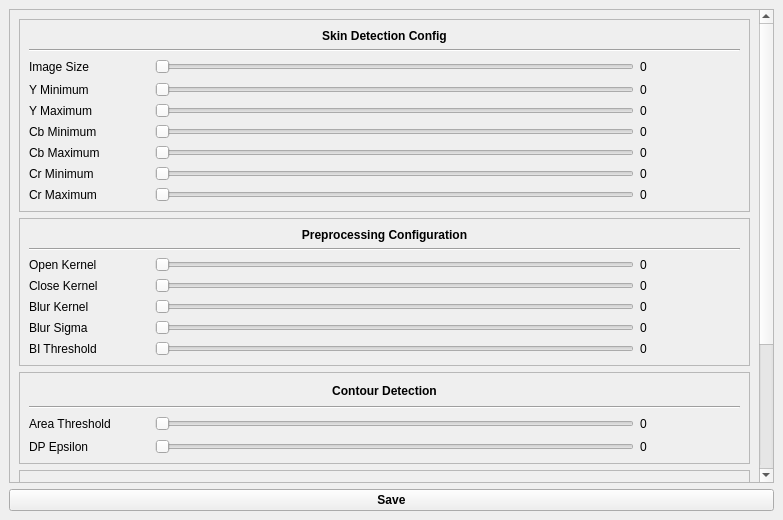
<?xml version="1.0" encoding="UTF-8"?>
<ui version="4.0">
 <class>ConfigurationWindow</class>
 <widget class="QMainWindow" name="ConfigurationWindow">
  <property name="geometry">
   <rect>
    <x>0</x>
    <y>0</y>
    <width>783</width>
    <height>520</height>
   </rect>
  </property>
  <property name="windowTitle">
   <string>Configuration Center</string>
  </property>
  <widget class="QWidget" name="centralwidget">
   <layout class="QVBoxLayout" name="verticalLayout">
    <item>
     <widget class="QScrollArea" name="scrollArea">
      <property name="widgetResizable">
       <bool>true</bool>
      </property>
      <widget class="QWidget" name="scrollAreaWidgetContents">
       <property name="geometry">
        <rect>
         <x>0</x>
         <y>0</y>
         <width>747</width>
         <height>962</height>
        </rect>
       </property>
       <layout class="QVBoxLayout" name="verticalLayout_6">
        <item>
         <widget class="QFrame" name="frame">
          <property name="frameShape">
           <enum>QFrame::StyledPanel</enum>
          </property>
          <property name="frameShadow">
           <enum>QFrame::Raised</enum>
          </property>
          <layout class="QVBoxLayout" name="verticalLayout_2">
           <item>
            <widget class="QLabel" name="label">
             <property name="maximumSize">
              <size>
               <width>16777215</width>
               <height>18</height>
              </size>
             </property>
             <property name="font">
              <font>
               <weight>75</weight>
               <bold>true</bold>
              </font>
             </property>
             <property name="text">
              <string>Skin Detection Config</string>
             </property>
             <property name="alignment">
              <set>Qt::AlignCenter</set>
             </property>
            </widget>
           </item>
           <item>
            <widget class="Line" name="line">
             <property name="orientation">
              <enum>Qt::Horizontal</enum>
             </property>
            </widget>
           </item>
           <item>
            <layout class="QHBoxLayout" name="horizontalLayout_7">
             <item>
              <widget class="QLabel" name="label_20">
               <property name="minimumSize">
                <size>
                 <width>120</width>
                 <height>18</height>
                </size>
               </property>
               <property name="maximumSize">
                <size>
                 <width>120</width>
                 <height>16777215</height>
                </size>
               </property>
               <property name="text">
                <string>Image Size</string>
               </property>
               <property name="alignment">
                <set>Qt::AlignLeading|Qt::AlignLeft|Qt::AlignVCenter</set>
               </property>
              </widget>
             </item>
             <item>
              <widget class="QSlider" name="in_image_size">
               <property name="minimum">
                <number>100</number>
               </property>
               <property name="maximum">
                <number>1000</number>
               </property>
               <property name="orientation">
                <enum>Qt::Horizontal</enum>
               </property>
              </widget>
             </item>
             <item>
              <widget class="QLabel" name="val_image_size">
               <property name="minimumSize">
                <size>
                 <width>100</width>
                 <height>0</height>
                </size>
               </property>
               <property name="maximumSize">
                <size>
                 <width>100</width>
                 <height>16777215</height>
                </size>
               </property>
               <property name="text">
                <string>0</string>
               </property>
               <property name="alignment">
                <set>Qt::AlignLeading|Qt::AlignLeft|Qt::AlignVCenter</set>
               </property>
              </widget>
             </item>
            </layout>
           </item>
           <item>
            <layout class="QHBoxLayout" name="horizontalLayout">
             <item>
              <widget class="QLabel" name="label_2">
               <property name="minimumSize">
                <size>
                 <width>120</width>
                 <height>0</height>
                </size>
               </property>
               <property name="maximumSize">
                <size>
                 <width>120</width>
                 <height>18</height>
                </size>
               </property>
               <property name="text">
                <string>Y Minimum</string>
               </property>
               <property name="alignment">
                <set>Qt::AlignLeading|Qt::AlignLeft|Qt::AlignVCenter</set>
               </property>
              </widget>
             </item>
             <item>
              <widget class="QSlider" name="in_y_min">
               <property name="maximum">
                <number>255</number>
               </property>
               <property name="orientation">
                <enum>Qt::Horizontal</enum>
               </property>
              </widget>
             </item>
             <item>
              <widget class="QLabel" name="val_y_min">
               <property name="minimumSize">
                <size>
                 <width>100</width>
                 <height>0</height>
                </size>
               </property>
               <property name="maximumSize">
                <size>
                 <width>100</width>
                 <height>16777215</height>
                </size>
               </property>
               <property name="text">
                <string>0</string>
               </property>
               <property name="alignment">
                <set>Qt::AlignLeading|Qt::AlignLeft|Qt::AlignVCenter</set>
               </property>
              </widget>
             </item>
            </layout>
           </item>
           <item>
            <layout class="QHBoxLayout" name="horizontalLayout_2">
             <item>
              <widget class="QLabel" name="label_3">
               <property name="minimumSize">
                <size>
                 <width>120</width>
                 <height>0</height>
                </size>
               </property>
               <property name="maximumSize">
                <size>
                 <width>120</width>
                 <height>18</height>
                </size>
               </property>
               <property name="text">
                <string>Y Maximum</string>
               </property>
               <property name="alignment">
                <set>Qt::AlignLeading|Qt::AlignLeft|Qt::AlignVCenter</set>
               </property>
              </widget>
             </item>
             <item>
              <widget class="QSlider" name="in_y_max">
               <property name="maximum">
                <number>255</number>
               </property>
               <property name="orientation">
                <enum>Qt::Horizontal</enum>
               </property>
              </widget>
             </item>
             <item>
              <widget class="QLabel" name="val_y_max">
               <property name="minimumSize">
                <size>
                 <width>100</width>
                 <height>0</height>
                </size>
               </property>
               <property name="maximumSize">
                <size>
                 <width>100</width>
                 <height>16777215</height>
                </size>
               </property>
               <property name="text">
                <string>0</string>
               </property>
               <property name="alignment">
                <set>Qt::AlignLeading|Qt::AlignLeft|Qt::AlignVCenter</set>
               </property>
              </widget>
             </item>
            </layout>
           </item>
           <item>
            <layout class="QHBoxLayout" name="horizontalLayout_3">
             <item>
              <widget class="QLabel" name="label_5">
               <property name="minimumSize">
                <size>
                 <width>120</width>
                 <height>0</height>
                </size>
               </property>
               <property name="maximumSize">
                <size>
                 <width>120</width>
                 <height>18</height>
                </size>
               </property>
               <property name="text">
                <string>Cb Minimum</string>
               </property>
               <property name="alignment">
                <set>Qt::AlignLeading|Qt::AlignLeft|Qt::AlignVCenter</set>
               </property>
              </widget>
             </item>
             <item>
              <widget class="QSlider" name="in_cb_min">
               <property name="maximum">
                <number>255</number>
               </property>
               <property name="orientation">
                <enum>Qt::Horizontal</enum>
               </property>
              </widget>
             </item>
             <item>
              <widget class="QLabel" name="val_cb_min">
               <property name="minimumSize">
                <size>
                 <width>100</width>
                 <height>0</height>
                </size>
               </property>
               <property name="maximumSize">
                <size>
                 <width>100</width>
                 <height>16777215</height>
                </size>
               </property>
               <property name="text">
                <string>0</string>
               </property>
               <property name="alignment">
                <set>Qt::AlignLeading|Qt::AlignLeft|Qt::AlignVCenter</set>
               </property>
              </widget>
             </item>
            </layout>
           </item>
           <item>
            <layout class="QHBoxLayout" name="horizontalLayout_4">
             <item>
              <widget class="QLabel" name="label_4">
               <property name="minimumSize">
                <size>
                 <width>120</width>
                 <height>0</height>
                </size>
               </property>
               <property name="maximumSize">
                <size>
                 <width>120</width>
                 <height>18</height>
                </size>
               </property>
               <property name="text">
                <string>Cb Maximum</string>
               </property>
               <property name="alignment">
                <set>Qt::AlignLeading|Qt::AlignLeft|Qt::AlignVCenter</set>
               </property>
              </widget>
             </item>
             <item>
              <widget class="QSlider" name="in_cb_max">
               <property name="maximum">
                <number>255</number>
               </property>
               <property name="orientation">
                <enum>Qt::Horizontal</enum>
               </property>
              </widget>
             </item>
             <item>
              <widget class="QLabel" name="val_cb_max">
               <property name="minimumSize">
                <size>
                 <width>100</width>
                 <height>0</height>
                </size>
               </property>
               <property name="maximumSize">
                <size>
                 <width>100</width>
                 <height>16777215</height>
                </size>
               </property>
               <property name="text">
                <string>0</string>
               </property>
               <property name="alignment">
                <set>Qt::AlignLeading|Qt::AlignLeft|Qt::AlignVCenter</set>
               </property>
              </widget>
             </item>
            </layout>
           </item>
           <item>
            <layout class="QHBoxLayout" name="horizontalLayout_5">
             <item>
              <widget class="QLabel" name="label_7">
               <property name="minimumSize">
                <size>
                 <width>120</width>
                 <height>0</height>
                </size>
               </property>
               <property name="maximumSize">
                <size>
                 <width>120</width>
                 <height>18</height>
                </size>
               </property>
               <property name="text">
                <string>Cr Minimum</string>
               </property>
               <property name="alignment">
                <set>Qt::AlignLeading|Qt::AlignLeft|Qt::AlignVCenter</set>
               </property>
              </widget>
             </item>
             <item>
              <widget class="QSlider" name="in_cr_min">
               <property name="maximum">
                <number>255</number>
               </property>
               <property name="orientation">
                <enum>Qt::Horizontal</enum>
               </property>
              </widget>
             </item>
             <item>
              <widget class="QLabel" name="val_cr_min">
               <property name="minimumSize">
                <size>
                 <width>100</width>
                 <height>0</height>
                </size>
               </property>
               <property name="maximumSize">
                <size>
                 <width>100</width>
                 <height>16777215</height>
                </size>
               </property>
               <property name="text">
                <string>0</string>
               </property>
               <property name="alignment">
                <set>Qt::AlignLeading|Qt::AlignLeft|Qt::AlignVCenter</set>
               </property>
              </widget>
             </item>
            </layout>
           </item>
           <item>
            <layout class="QHBoxLayout" name="horizontalLayout_6">
             <item>
              <widget class="QLabel" name="label_6">
               <property name="minimumSize">
                <size>
                 <width>120</width>
                 <height>0</height>
                </size>
               </property>
               <property name="maximumSize">
                <size>
                 <width>120</width>
                 <height>18</height>
                </size>
               </property>
               <property name="text">
                <string>Cr Maximum</string>
               </property>
               <property name="alignment">
                <set>Qt::AlignLeading|Qt::AlignLeft|Qt::AlignVCenter</set>
               </property>
              </widget>
             </item>
             <item>
              <widget class="QSlider" name="in_cr_max">
               <property name="maximum">
                <number>255</number>
               </property>
               <property name="orientation">
                <enum>Qt::Horizontal</enum>
               </property>
              </widget>
             </item>
             <item>
              <widget class="QLabel" name="val_cr_max">
               <property name="minimumSize">
                <size>
                 <width>100</width>
                 <height>0</height>
                </size>
               </property>
               <property name="maximumSize">
                <size>
                 <width>100</width>
                 <height>16777215</height>
                </size>
               </property>
               <property name="text">
                <string>0</string>
               </property>
               <property name="alignment">
                <set>Qt::AlignLeading|Qt::AlignLeft|Qt::AlignVCenter</set>
               </property>
              </widget>
             </item>
            </layout>
           </item>
          </layout>
         </widget>
        </item>
        <item>
         <widget class="QFrame" name="frame_2">
          <property name="frameShape">
           <enum>QFrame::StyledPanel</enum>
          </property>
          <property name="frameShadow">
           <enum>QFrame::Raised</enum>
          </property>
          <layout class="QVBoxLayout" name="verticalLayout_3">
           <item>
            <widget class="QLabel" name="label_14">
             <property name="maximumSize">
              <size>
               <width>16777215</width>
               <height>18</height>
              </size>
             </property>
             <property name="font">
              <font>
               <weight>75</weight>
               <bold>true</bold>
              </font>
             </property>
             <property name="text">
              <string>Preprocessing Configuration</string>
             </property>
             <property name="alignment">
              <set>Qt::AlignCenter</set>
             </property>
            </widget>
           </item>
           <item>
            <widget class="Line" name="line_2">
             <property name="orientation">
              <enum>Qt::Horizontal</enum>
             </property>
            </widget>
           </item>
           <item>
            <layout class="QHBoxLayout" name="horizontalLayout_8">
             <item>
              <widget class="QLabel" name="label_15">
               <property name="minimumSize">
                <size>
                 <width>120</width>
                 <height>0</height>
                </size>
               </property>
               <property name="maximumSize">
                <size>
                 <width>120</width>
                 <height>16777215</height>
                </size>
               </property>
               <property name="text">
                <string>Open Kernel</string>
               </property>
               <property name="alignment">
                <set>Qt::AlignLeading|Qt::AlignLeft|Qt::AlignVCenter</set>
               </property>
              </widget>
             </item>
             <item>
              <widget class="QSlider" name="in_open_kernel">
               <property name="minimum">
                <number>1</number>
               </property>
               <property name="maximum">
                <number>20</number>
               </property>
               <property name="pageStep">
                <number>2</number>
               </property>
               <property name="orientation">
                <enum>Qt::Horizontal</enum>
               </property>
              </widget>
             </item>
             <item>
              <widget class="QLabel" name="val_open_kernel">
               <property name="minimumSize">
                <size>
                 <width>100</width>
                 <height>0</height>
                </size>
               </property>
               <property name="maximumSize">
                <size>
                 <width>100</width>
                 <height>16777215</height>
                </size>
               </property>
               <property name="text">
                <string>0</string>
               </property>
               <property name="alignment">
                <set>Qt::AlignLeading|Qt::AlignLeft|Qt::AlignVCenter</set>
               </property>
              </widget>
             </item>
            </layout>
           </item>
           <item>
            <layout class="QHBoxLayout" name="horizontalLayout_9">
             <item>
              <widget class="QLabel" name="label_16">
               <property name="minimumSize">
                <size>
                 <width>120</width>
                 <height>0</height>
                </size>
               </property>
               <property name="maximumSize">
                <size>
                 <width>120</width>
                 <height>16777215</height>
                </size>
               </property>
               <property name="text">
                <string>Close Kernel</string>
               </property>
               <property name="alignment">
                <set>Qt::AlignLeading|Qt::AlignLeft|Qt::AlignVCenter</set>
               </property>
              </widget>
             </item>
             <item>
              <widget class="QSlider" name="in_close_kernel">
               <property name="minimum">
                <number>1</number>
               </property>
               <property name="maximum">
                <number>20</number>
               </property>
               <property name="pageStep">
                <number>2</number>
               </property>
               <property name="orientation">
                <enum>Qt::Horizontal</enum>
               </property>
              </widget>
             </item>
             <item>
              <widget class="QLabel" name="val_close_kernel">
               <property name="minimumSize">
                <size>
                 <width>100</width>
                 <height>0</height>
                </size>
               </property>
               <property name="maximumSize">
                <size>
                 <width>100</width>
                 <height>16777215</height>
                </size>
               </property>
               <property name="text">
                <string>0</string>
               </property>
               <property name="alignment">
                <set>Qt::AlignLeading|Qt::AlignLeft|Qt::AlignVCenter</set>
               </property>
              </widget>
             </item>
            </layout>
           </item>
           <item>
            <layout class="QHBoxLayout" name="horizontalLayout_10">
             <item>
              <widget class="QLabel" name="label_17">
               <property name="minimumSize">
                <size>
                 <width>120</width>
                 <height>0</height>
                </size>
               </property>
               <property name="maximumSize">
                <size>
                 <width>120</width>
                 <height>16777215</height>
                </size>
               </property>
               <property name="text">
                <string>Blur Kernel</string>
               </property>
               <property name="alignment">
                <set>Qt::AlignLeading|Qt::AlignLeft|Qt::AlignVCenter</set>
               </property>
              </widget>
             </item>
             <item>
              <widget class="QSlider" name="in_blur_kernel">
               <property name="minimum">
                <number>1</number>
               </property>
               <property name="maximum">
                <number>20</number>
               </property>
               <property name="pageStep">
                <number>2</number>
               </property>
               <property name="orientation">
                <enum>Qt::Horizontal</enum>
               </property>
              </widget>
             </item>
             <item>
              <widget class="QLabel" name="val_blur_kernel">
               <property name="minimumSize">
                <size>
                 <width>100</width>
                 <height>0</height>
                </size>
               </property>
               <property name="maximumSize">
                <size>
                 <width>100</width>
                 <height>16777215</height>
                </size>
               </property>
               <property name="text">
                <string>0</string>
               </property>
               <property name="alignment">
                <set>Qt::AlignLeading|Qt::AlignLeft|Qt::AlignVCenter</set>
               </property>
              </widget>
             </item>
            </layout>
           </item>
           <item>
            <layout class="QHBoxLayout" name="horizontalLayout_11">
             <item>
              <widget class="QLabel" name="label_18">
               <property name="minimumSize">
                <size>
                 <width>120</width>
                 <height>0</height>
                </size>
               </property>
               <property name="maximumSize">
                <size>
                 <width>120</width>
                 <height>16777215</height>
                </size>
               </property>
               <property name="text">
                <string>Blur Sigma</string>
               </property>
               <property name="alignment">
                <set>Qt::AlignLeading|Qt::AlignLeft|Qt::AlignVCenter</set>
               </property>
              </widget>
             </item>
             <item>
              <widget class="QSlider" name="in_blur_sigma">
               <property name="minimum">
                <number>1</number>
               </property>
               <property name="maximum">
                <number>100</number>
               </property>
               <property name="singleStep">
                <number>1</number>
               </property>
               <property name="pageStep">
                <number>10</number>
               </property>
               <property name="value">
                <number>1</number>
               </property>
               <property name="orientation">
                <enum>Qt::Horizontal</enum>
               </property>
              </widget>
             </item>
             <item>
              <widget class="QLabel" name="val_blur_sigma">
               <property name="minimumSize">
                <size>
                 <width>100</width>
                 <height>0</height>
                </size>
               </property>
               <property name="maximumSize">
                <size>
                 <width>100</width>
                 <height>16777215</height>
                </size>
               </property>
               <property name="text">
                <string>0</string>
               </property>
               <property name="alignment">
                <set>Qt::AlignLeading|Qt::AlignLeft|Qt::AlignVCenter</set>
               </property>
              </widget>
             </item>
            </layout>
           </item>
           <item>
            <layout class="QHBoxLayout" name="horizontalLayout_12">
             <item>
              <widget class="QLabel" name="label_19">
               <property name="minimumSize">
                <size>
                 <width>120</width>
                 <height>0</height>
                </size>
               </property>
               <property name="maximumSize">
                <size>
                 <width>120</width>
                 <height>16777215</height>
                </size>
               </property>
               <property name="text">
                <string>BI Threshold</string>
               </property>
               <property name="alignment">
                <set>Qt::AlignLeading|Qt::AlignLeft|Qt::AlignVCenter</set>
               </property>
              </widget>
             </item>
             <item>
              <widget class="QSlider" name="in_image_thresh">
               <property name="maximum">
                <number>255</number>
               </property>
               <property name="orientation">
                <enum>Qt::Horizontal</enum>
               </property>
              </widget>
             </item>
             <item>
              <widget class="QLabel" name="val_image_thresh">
               <property name="minimumSize">
                <size>
                 <width>100</width>
                 <height>0</height>
                </size>
               </property>
               <property name="maximumSize">
                <size>
                 <width>100</width>
                 <height>16777215</height>
                </size>
               </property>
               <property name="text">
                <string>0</string>
               </property>
               <property name="alignment">
                <set>Qt::AlignLeading|Qt::AlignLeft|Qt::AlignVCenter</set>
               </property>
              </widget>
             </item>
            </layout>
           </item>
          </layout>
         </widget>
        </item>
        <item>
         <widget class="QFrame" name="frame_3">
          <property name="frameShape">
           <enum>QFrame::StyledPanel</enum>
          </property>
          <property name="frameShadow">
           <enum>QFrame::Raised</enum>
          </property>
          <layout class="QVBoxLayout" name="verticalLayout_4">
           <item>
            <widget class="QLabel" name="label_27">
             <property name="minimumSize">
              <size>
               <width>0</width>
               <height>18</height>
              </size>
             </property>
             <property name="maximumSize">
              <size>
               <width>16777215</width>
               <height>18</height>
              </size>
             </property>
             <property name="font">
              <font>
               <weight>75</weight>
               <bold>true</bold>
              </font>
             </property>
             <property name="text">
              <string>Contour Detection</string>
             </property>
             <property name="alignment">
              <set>Qt::AlignCenter</set>
             </property>
            </widget>
           </item>
           <item>
            <widget class="Line" name="line_3">
             <property name="orientation">
              <enum>Qt::Horizontal</enum>
             </property>
            </widget>
           </item>
           <item>
            <layout class="QHBoxLayout" name="horizontalLayout_13">
             <item>
              <widget class="QLabel" name="label_28">
               <property name="minimumSize">
                <size>
                 <width>120</width>
                 <height>18</height>
                </size>
               </property>
               <property name="maximumSize">
                <size>
                 <width>120</width>
                 <height>18</height>
                </size>
               </property>
               <property name="text">
                <string>Area Threshold</string>
               </property>
               <property name="alignment">
                <set>Qt::AlignLeading|Qt::AlignLeft|Qt::AlignVCenter</set>
               </property>
              </widget>
             </item>
             <item>
              <widget class="QSlider" name="in_area_thresh">
               <property name="minimum">
                <number>1</number>
               </property>
               <property name="maximum">
                <number>20000</number>
               </property>
               <property name="orientation">
                <enum>Qt::Horizontal</enum>
               </property>
              </widget>
             </item>
             <item>
              <widget class="QLabel" name="val_area_thresh">
               <property name="minimumSize">
                <size>
                 <width>100</width>
                 <height>0</height>
                </size>
               </property>
               <property name="maximumSize">
                <size>
                 <width>100</width>
                 <height>30</height>
                </size>
               </property>
               <property name="text">
                <string>0</string>
               </property>
               <property name="alignment">
                <set>Qt::AlignLeading|Qt::AlignLeft|Qt::AlignVCenter</set>
               </property>
              </widget>
             </item>
            </layout>
           </item>
           <item>
            <layout class="QHBoxLayout" name="horizontalLayout_19">
             <item>
              <widget class="QLabel" name="label_41">
               <property name="minimumSize">
                <size>
                 <width>120</width>
                 <height>0</height>
                </size>
               </property>
               <property name="maximumSize">
                <size>
                 <width>120</width>
                 <height>16777215</height>
                </size>
               </property>
               <property name="text">
                <string>DP Epsilon</string>
               </property>
               <property name="alignment">
                <set>Qt::AlignLeading|Qt::AlignLeft|Qt::AlignVCenter</set>
               </property>
              </widget>
             </item>
             <item>
              <widget class="QSlider" name="in_dp_epsilon">
               <property name="minimum">
                <number>0</number>
               </property>
               <property name="maximum">
                <number>100</number>
               </property>
               <property name="value">
                <number>0</number>
               </property>
               <property name="orientation">
                <enum>Qt::Horizontal</enum>
               </property>
              </widget>
             </item>
             <item>
              <widget class="QLabel" name="val_dp_epsilon">
               <property name="minimumSize">
                <size>
                 <width>100</width>
                 <height>0</height>
                </size>
               </property>
               <property name="maximumSize">
                <size>
                 <width>100</width>
                 <height>16777215</height>
                </size>
               </property>
               <property name="text">
                <string>0</string>
               </property>
               <property name="alignment">
                <set>Qt::AlignLeading|Qt::AlignLeft|Qt::AlignVCenter</set>
               </property>
              </widget>
             </item>
            </layout>
           </item>
          </layout>
         </widget>
        </item>
        <item>
         <widget class="QFrame" name="frame_4">
          <property name="frameShape">
           <enum>QFrame::StyledPanel</enum>
          </property>
          <property name="frameShadow">
           <enum>QFrame::Raised</enum>
          </property>
          <layout class="QVBoxLayout" name="verticalLayout_5">
           <item>
            <widget class="QLabel" name="label_30">
             <property name="minimumSize">
              <size>
               <width>0</width>
               <height>18</height>
              </size>
             </property>
             <property name="font">
              <font>
               <weight>75</weight>
               <bold>true</bold>
              </font>
             </property>
             <property name="text">
              <string>Defect Elemination</string>
             </property>
             <property name="alignment">
              <set>Qt::AlignCenter</set>
             </property>
            </widget>
           </item>
           <item>
            <widget class="Line" name="line_4">
             <property name="orientation">
              <enum>Qt::Horizontal</enum>
             </property>
            </widget>
           </item>
           <item>
            <layout class="QHBoxLayout" name="horizontalLayout_14">
             <item>
              <widget class="QLabel" name="label_32">
               <property name="minimumSize">
                <size>
                 <width>120</width>
                 <height>18</height>
                </size>
               </property>
               <property name="maximumSize">
                <size>
                 <width>120</width>
                 <height>16777215</height>
                </size>
               </property>
               <property name="text">
                <string>DT Minimum</string>
               </property>
               <property name="alignment">
                <set>Qt::AlignLeading|Qt::AlignLeft|Qt::AlignVCenter</set>
               </property>
              </widget>
             </item>
             <item>
              <widget class="QSlider" name="in_dt_min">
               <property name="maximum">
                <number>1000</number>
               </property>
               <property name="orientation">
                <enum>Qt::Horizontal</enum>
               </property>
              </widget>
             </item>
             <item>
              <widget class="QLabel" name="val_dt_min">
               <property name="minimumSize">
                <size>
                 <width>100</width>
                 <height>0</height>
                </size>
               </property>
               <property name="maximumSize">
                <size>
                 <width>100</width>
                 <height>16777215</height>
                </size>
               </property>
               <property name="text">
                <string>0</string>
               </property>
               <property name="alignment">
                <set>Qt::AlignLeading|Qt::AlignLeft|Qt::AlignVCenter</set>
               </property>
              </widget>
             </item>
            </layout>
           </item>
           <item>
            <layout class="QHBoxLayout" name="horizontalLayout_15">
             <item>
              <widget class="QLabel" name="label_31">
               <property name="minimumSize">
                <size>
                 <width>120</width>
                 <height>18</height>
                </size>
               </property>
               <property name="maximumSize">
                <size>
                 <width>120</width>
                 <height>16777215</height>
                </size>
               </property>
               <property name="text">
                <string>DT Maximum</string>
               </property>
               <property name="alignment">
                <set>Qt::AlignLeading|Qt::AlignLeft|Qt::AlignVCenter</set>
               </property>
              </widget>
             </item>
             <item>
              <widget class="QSlider" name="in_dt_max">
               <property name="maximum">
                <number>1000</number>
               </property>
               <property name="orientation">
                <enum>Qt::Horizontal</enum>
               </property>
              </widget>
             </item>
             <item>
              <widget class="QLabel" name="val_dt_max">
               <property name="minimumSize">
                <size>
                 <width>100</width>
                 <height>0</height>
                </size>
               </property>
               <property name="maximumSize">
                <size>
                 <width>100</width>
                 <height>16777215</height>
                </size>
               </property>
               <property name="text">
                <string>0</string>
               </property>
               <property name="alignment">
                <set>Qt::AlignLeading|Qt::AlignLeft|Qt::AlignVCenter</set>
               </property>
              </widget>
             </item>
            </layout>
           </item>
           <item>
            <layout class="QHBoxLayout" name="horizontalLayout_16">
             <item>
              <widget class="QLabel" name="label_33">
               <property name="minimumSize">
                <size>
                 <width>120</width>
                 <height>18</height>
                </size>
               </property>
               <property name="maximumSize">
                <size>
                 <width>120</width>
                 <height>16777215</height>
                </size>
               </property>
               <property name="text">
                <string>AT Minimum</string>
               </property>
               <property name="alignment">
                <set>Qt::AlignLeading|Qt::AlignLeft|Qt::AlignVCenter</set>
               </property>
              </widget>
             </item>
             <item>
              <widget class="QSlider" name="in_at_min">
               <property name="maximum">
                <number>360</number>
               </property>
               <property name="orientation">
                <enum>Qt::Horizontal</enum>
               </property>
              </widget>
             </item>
             <item>
              <widget class="QLabel" name="val_at_min">
               <property name="minimumSize">
                <size>
                 <width>100</width>
                 <height>0</height>
                </size>
               </property>
               <property name="maximumSize">
                <size>
                 <width>100</width>
                 <height>16777215</height>
                </size>
               </property>
               <property name="text">
                <string>0</string>
               </property>
               <property name="alignment">
                <set>Qt::AlignLeading|Qt::AlignLeft|Qt::AlignVCenter</set>
               </property>
              </widget>
             </item>
            </layout>
           </item>
           <item>
            <layout class="QHBoxLayout" name="horizontalLayout_17">
             <item>
              <widget class="QLabel" name="label_34">
               <property name="minimumSize">
                <size>
                 <width>120</width>
                 <height>18</height>
                </size>
               </property>
               <property name="maximumSize">
                <size>
                 <width>120</width>
                 <height>16777215</height>
                </size>
               </property>
               <property name="text">
                <string>AT Maximum</string>
               </property>
               <property name="alignment">
                <set>Qt::AlignLeading|Qt::AlignLeft|Qt::AlignVCenter</set>
               </property>
              </widget>
             </item>
             <item>
              <widget class="QSlider" name="in_at_max">
               <property name="maximum">
                <number>360</number>
               </property>
               <property name="orientation">
                <enum>Qt::Horizontal</enum>
               </property>
              </widget>
             </item>
             <item>
              <widget class="QLabel" name="val_at_max">
               <property name="minimumSize">
                <size>
                 <width>100</width>
                 <height>0</height>
                </size>
               </property>
               <property name="maximumSize">
                <size>
                 <width>100</width>
                 <height>16777215</height>
                </size>
               </property>
               <property name="text">
                <string>0</string>
               </property>
               <property name="alignment">
                <set>Qt::AlignLeading|Qt::AlignLeft|Qt::AlignVCenter</set>
               </property>
              </widget>
             </item>
            </layout>
           </item>
           <item>
            <layout class="QHBoxLayout" name="horizontalLayout_18">
             <item>
              <widget class="QLabel" name="label_39">
               <property name="minimumSize">
                <size>
                 <width>120</width>
                 <height>0</height>
                </size>
               </property>
               <property name="maximumSize">
                <size>
                 <width>120</width>
                 <height>16777215</height>
                </size>
               </property>
               <property name="text">
                <string>RH Threshold</string>
               </property>
               <property name="alignment">
                <set>Qt::AlignLeading|Qt::AlignLeft|Qt::AlignVCenter</set>
               </property>
              </widget>
             </item>
             <item>
              <widget class="QSlider" name="in_rh_thresh">
               <property name="maximum">
                <number>100</number>
               </property>
               <property name="orientation">
                <enum>Qt::Horizontal</enum>
               </property>
              </widget>
             </item>
             <item>
              <widget class="QLabel" name="val_rh_thresh">
               <property name="minimumSize">
                <size>
                 <width>100</width>
                 <height>0</height>
                </size>
               </property>
               <property name="maximumSize">
                <size>
                 <width>100</width>
                 <height>16777215</height>
                </size>
               </property>
               <property name="text">
                <string>0</string>
               </property>
               <property name="alignment">
                <set>Qt::AlignLeading|Qt::AlignLeft|Qt::AlignVCenter</set>
               </property>
              </widget>
             </item>
            </layout>
           </item>
           <item>
            <layout class="QHBoxLayout" name="horizontalLayout_20">
             <item>
              <widget class="QLabel" name="label_8">
               <property name="minimumSize">
                <size>
                 <width>120</width>
                 <height>0</height>
                </size>
               </property>
               <property name="maximumSize">
                <size>
                 <width>120</width>
                 <height>16777215</height>
                </size>
               </property>
               <property name="text">
                <string>RPD Threshold</string>
               </property>
               <property name="alignment">
                <set>Qt::AlignLeading|Qt::AlignLeft|Qt::AlignVCenter</set>
               </property>
              </widget>
             </item>
             <item>
              <widget class="QSlider" name="in_rpd_thresh">
               <property name="maximum">
                <number>1000</number>
               </property>
               <property name="orientation">
                <enum>Qt::Horizontal</enum>
               </property>
              </widget>
             </item>
             <item>
              <widget class="QLabel" name="val_rpd_thresh">
               <property name="minimumSize">
                <size>
                 <width>100</width>
                 <height>0</height>
                </size>
               </property>
               <property name="maximumSize">
                <size>
                 <width>100</width>
                 <height>16777215</height>
                </size>
               </property>
               <property name="text">
                <string>0</string>
               </property>
              </widget>
             </item>
            </layout>
           </item>
          </layout>
         </widget>
        </item>
       </layout>
      </widget>
     </widget>
    </item>
    <item>
     <widget class="QPushButton" name="saveBtn">
      <property name="font">
       <font>
        <weight>75</weight>
        <bold>true</bold>
       </font>
      </property>
      <property name="text">
       <string>Save</string>
      </property>
     </widget>
    </item>
   </layout>
  </widget>
  <widget class="QMenuBar" name="menubar">
   <property name="geometry">
    <rect>
     <x>0</x>
     <y>0</y>
     <width>783</width>
     <height>25</height>
    </rect>
   </property>
  </widget>
 </widget>
 <resources/>
 <connections/>
</ui>
